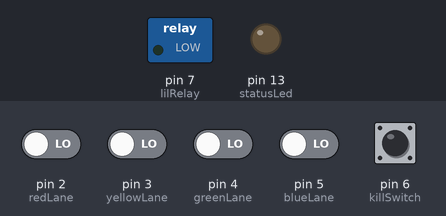
This sketch was run on a simulated Arduino Uno, built with avr-gcc and run on an emulated ATmega328P. Shown: switched loads named in the sketch (green lamp = pin HIGH), output pins drawn as LEDs (lit = HIGH). Dashed ring = blinking. Inputs (shaded band) come from the test bench; at power-on: pin 6 (killSwitch) HIGH, pin 2 (redLane), pin 3 (yellowLane), pin 4 (greenLane), pin 5 (blueLane) LOW.

Above: at 5.2 s.
5.3 s: pin 6 (killSwitch) pulled LOW for 1 s
At 5.42 s:
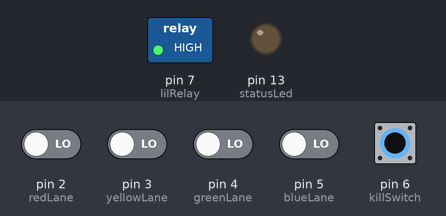
10.8 s: pin 2 (redLane) driven HIGH
At 11.8 s:
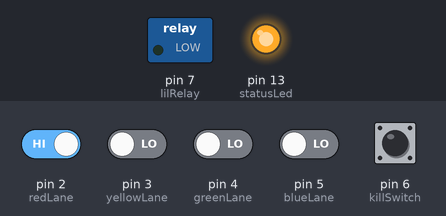
12.3 s: pin 6 (killSwitch) pulled LOW for 0.15 s
At 13.0 s:
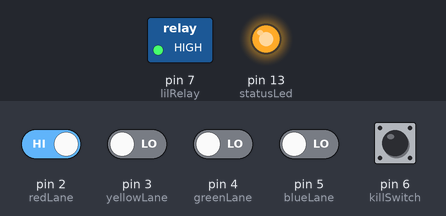
13.9 s: pin 2 (redLane) driven LOW
At 14.2 s:
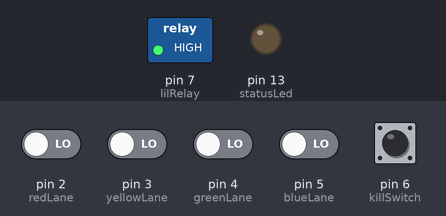
Timing chart, 0 to 16.4 s (numbered marks = the images above; inputs shaded):
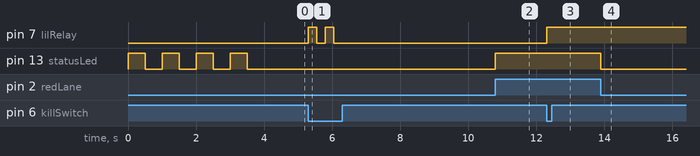

Measured:
- after the input at 5.3 s, pin 7 (lilRelay): alternates HIGH for 0.25 s and LOW for 0.25 s, 4 changes in all, then stays LOW, starting at once
- after the input at 10.8 s, pin 13 (statusLed): LOW → HIGH at once
- after the input at 12.3 s, pin 7 (lilRelay): LOW → HIGH at once
- after the input at 13.9 s, pin 13 (statusLed): HIGH → LOW at once

The sketch:

tiny-rider-light-bridge.ino
```cpp
#include "UnoJoy.h"

const int redLane = 2;
const int yellowLane = 3;
const int greenLane = 4;
const int blueLane = 5;
const int killSwitch = 6;
const int lilRelay = 7;
const int statusLed = 13;

int redBroken = 0;
int yellowBroken = 0;
int greenBroken = 0;
int blueBroken = 0;
int relayOpen = 1;
int redMemory = 0;
int yellowMemory = 0;
int greenMemory = 0;
int blueMemory = 0;

void setup() {
  //Serial.begin(9600);
  pinMode(redLane, INPUT);
  pinMode(yellowLane, INPUT);
  pinMode(greenLane, INPUT);
  pinMode(blueLane, INPUT);
  pinMode(killSwitch, INPUT);
  pinMode(lilRelay, OUTPUT);
  pinMode(statusLed, OUTPUT);

  digitalWrite(killSwitch, HIGH);
  digitalWrite(lilRelay, LOW);

  blink();
  blink();
  blink();
  blink();

  setupUnoJoy();

}

void loop() {
  //delay(20);
  beamEvents();
  killEvent();
  //joystickTest();
}

void toggleRelay() {
  dataForController_t controllerData = getBlankDataForController();
  controllerData.startOn = 1;
  setControllerData(controllerData);

  if (relayOpen == 1) {
    relayOpen = 0;
    digitalWrite(lilRelay, HIGH);
  } else {
    relayOpen = 1;
   digitalWrite(lilRelay, LOW);
  }
  delay(250);
}

void killEvent() {
  int killStatus = digitalRead(killSwitch);
  //Serial.println(killStatus);
  if (killStatus == 0) {
    toggleRelay();
  }
}

void joystickTest() {

   dataForController_t controllerData = getBlankDataForController();
   controllerData.triangleOn = 1;
   controllerData.circleOn = 1;
   controllerData.squareOn = 1;
   controllerData.crossOn = 1;
   setControllerData(controllerData);
   delay(500);

   dataForController_t controllerData1 = getBlankDataForController();
   controllerData1.triangleOn = 1;
   setControllerData(controllerData1);
   delay(500);

   dataForController_t controllerData2 = getBlankDataForController();
   controllerData2.circleOn = 1;
   setControllerData(controllerData2);
   delay(500);

   dataForController_t controllerData3 = getBlankDataForController();
   controllerData3.squareOn = 1;
   setControllerData(controllerData3);
   delay(500);

   dataForController_t controllerData4 = getBlankDataForController();
   controllerData4.crossOn = 1;
   setControllerData(controllerData4);
   delay(500);
}

void blink() {
  digitalWrite(statusLed, HIGH);
  delay(500);
  digitalWrite(statusLed, LOW);
  delay(500);
}

void beamEvents() {
  redBroken = digitalRead(redLane);
  yellowBroken = digitalRead(yellowLane);
  greenBroken = digitalRead(greenLane);
  blueBroken = digitalRead(blueLane);

  dataForController_t controllerData = getBlankDataForController();

  if(redBroken == 1 /*&& redMemory == 0*/) {
    //Serial.println("red: Broken");
    digitalWrite(statusLed, HIGH);
    controllerData.triangleOn = 1;
  }
  else if (yellowBroken == 1 /*&& yellowMemory == 0*/) {
    //Serial.println("yellow: Broken");
    digitalWrite(statusLed, HIGH);
    controllerData.circleOn = 1;
  }
  else if(greenBroken == 1 /* && greenMemory == 0 */) {
    //Serial.println("green: Broken");
    digitalWrite(statusLed, HIGH);
    controllerData.squareOn = 1;
  }
  else if(blueBroken == 1 /*&& blueMemory == 0*/) {
    //Serial.println("blue: Broken");
    digitalWrite(statusLed, HIGH);
    controllerData.crossOn = 1;
  }
  else {
    digitalWrite(statusLed, LOW);
  }

  redMemory = redBroken;
  yellowMemory = yellowBroken;
  greenMemory = greenBroken;
  blueMemory = blueBroken;

  setControllerData(controllerData);

}
```

UnoJoy.h
```cpp
/*  UnoJoy.h
 *   Alan Chatham - 2012
 *    RMIT Exertion Games Lab
 *
 *  This library gives you a standard way to create Arduino code that talks
 *   to the UnoJoy firmware in order to make native USB game controllers.
 *  Functions:
 *   setupUnoJoy()
 *   getBlankDataForController()
 *   setControllerData(dataForController_t dataToSet)
 *
 *   NOTE: You cannot use pins 0 or 1 if you use this code - they are used by the serial communication.
 *         Also, the setupUnoJoy() function starts the serial port at 38400, so if you're using
 *         the serial port to debug and it's not working, this may be your problem.
 *
 *   === How to use this library ===
 *   If you want, you can move this file into your Arduino/Libraries folder, then use it like a normal library.
 *   However, since you'll need to refer to the details of the dataForController_t struct in this file, I would suggest you use
 *    it by adding it to your Arduino sketch manually (in Arduino, go to Sketch->Add file...)
 *
 *  To use this library to make a controller, you'll need to do 3 things:
 *   Call setupUnoJoy(); in the setup() block
 *   Create and populate a dataForController_t type variable and fill it with your data
 *         The getBlankDataForController() function is good for that.
 *   Call setControllerData(yourData); where yourData is the variable from above,
 *         somewhere in your loop(), once you're ready to push your controller data to the system.
 *         If you forget to call sendControllerData in your loop, your controller won't ever do anything
 *
 *  You can then debug the controller with the included Processing sketch, UnoJoyProcessingVisualizer
 *
 *  To turn it into an actual USB video game controller, you'll reflash the
 *   Arduino's communication's chip using the instructions found in the 'Firmware' folder,
 *   then unplug and re-plug in the Arduino.
 *
 *  Details about the dataForController_t type are below, but in order to create and use it,
 *   you'll declare it like:
 *
 *      dataForController_t sexyControllerData;
 *
 *   and then control button presses and analog stick movement with statements like:
 *
 *      sexyControllerData.triangleOn = 1;   // Marks the triangle button as pressed
 *      sexyControllerData.squareOn = 0;     // Marks the square button as unpressed
 *      sexyControllerData.leftStickX = 90;  // Analog stick values can range from 0 - 255
 */

#ifndef UNOJOY_H
#define UNOJOY_H
    #include <stdint.h>
    #include <util/atomic.h>
    #include <Arduino.h>

    // This struct is the core of the library.
    //  You'll create an instance of this and manipulate it,
    //  then use the setControllerData function to send that data out.
    //  Don't change this - the order of the fields is important for
    //  the communication between the Arduino and it's communications chip.
	typedef struct dataForController_t
	{
		uint8_t triangleOn : 1;  // Each of these member variables
		uint8_t circleOn : 1;    //  control if a button is off or on
		uint8_t squareOn : 1;    // For the buttons,
		uint8_t crossOn : 1;     //  0 is off
		uint8_t l1On : 1;        //  1 is on
		uint8_t l2On : 1;
		uint8_t l3On : 1;        // The : 1 here just tells the compiler
		uint8_t r1On : 1;        //  to only have 1 bit for each variable.
                                 //  This saves a lot of space for our type!
		uint8_t r2On : 1;
		uint8_t r3On : 1;
		uint8_t selectOn : 1;
		uint8_t startOn : 1;
		uint8_t homeOn : 1;
		uint8_t dpadLeftOn : 1;
		uint8_t dpadUpOn : 1;
		uint8_t dpadRightOn : 1;

		uint8_t dpadDownOn : 1;
        uint8_t padding : 7;     // We end with 7 bytes of padding to make sure we get our data aligned in bytes

		uint8_t leftStickX : 8;  // Each of the analog stick values can range from 0 to 255
		uint8_t leftStickY : 8;  //  0 is fully left or up
		uint8_t rightStickX : 8; //  255 is fully right or down
		uint8_t rightStickY : 8; //  128 is centered.
                                 // Important - analogRead(pin) returns a 10 bit value, so if you're getting strange
                                 //  results from analogRead, you may need to do (analogRead(pin) >> 2) to get good data
	} dataForController_t;

    // Call setupUnoJoy in the setup block of your program.
    //  It sets up the hardware UnoJoy needs to work properly
    void setupUnoJoy(void);

    // You can also call the set
    void setupUnoJoy(int);

    // This sets the controller to reflect the button and
    // joystick positions you input (as a dataForController_t).
    // The controller will just send a zeroed (joysticks centered)
    // signal until you tell it otherwise with this function.
    void setControllerData(dataForController_t);

    // This function gives you a quick way to get a fresh
    //  dataForController_t with:
    //    No buttons pressed
    //    Joysticks centered
    // Very useful for starting each loop with a blank controller, for instance.
    // It returns a dataForController_t, so you want to call it like:
    //    myControllerData = getBlankDataForController();
    dataForController_t getBlankDataForController(void);


//----- End of the interface code you should be using -----//
//----- Below here is the actual implementation of

  // This dataForController_t is used to store
  //  the controller data that you want to send
  //  out to the controller.  You shouldn't mess
  //  with this directly - call setControllerData instead
  dataForController_t controllerDataBuffer;

  // This updates the data that the controller is sending out.
  //  The system actually works as following:
  //  The UnoJoy firmware on the ATmega8u2 regularly polls the
  //  Arduino chip for individual bytes of a dataForController_t.
  //
  void setControllerData(dataForController_t controllerData){
    // Probably unecessary, but this guarantees that the data
    //  gets copied to our buffer all at once.
    ATOMIC_BLOCK(ATOMIC_FORCEON){
      controllerDataBuffer = controllerData;
    }
  }

  // serialCheckInterval governs how many ms between
  //  checks to the serial port for data.
  //  It shouldn't go above 20 or so, otherwise you might
  //  get unreliable data transmission to the UnoJoy firmware,
  //  since after it sends a request, it waits 25 ms for a response.
  //  If you really need to make it bigger than that, you'll have to
  //  adjust that timeout in the UnoJoy ATmega8u2 firmware code as well.
  volatile int serialCheckInterval = 1;
  // This is an internal counter variable to count ms between
  //  serial check times
  int serialCheckCounter = 0;

  // This is the setup function - it sets up the serial communication
  //  and the timer interrupt for actually sending the data back and forth.
  void setupUnoJoy(void){
    // First, let's zero out our controller data buffer (center the sticks)
    controllerDataBuffer = getBlankDataForController();

    // Start the serial port at the specific, low-error rate UnoJoy uses.
    //  If you want to change the rate, you'll have to change it in the
    //  firmware for the ATmega8u2 as well.  250,000 is actually the best rate,
    //  but it's not supported on Macs, breaking the processing debugger.
    Serial.begin(38400);

    // Now set up the Timer 0 compare register A
    //  so that Timer0 (used for millis() and such)
    //  also fires an interrupt when it's equal to
    //  128, not just on overflow.
    // This will fire our timer interrupt almost
    //  every 1 ms (1024 us to be exact).
    OCR0A = 128;
    TIMSK0 |= (1 << OCIE0A);
  }

  // If you really need to change the serial polling
  //  interval, use this function to initialize UnoJoy.
  //  interval is the polling frequency, in ms.
  void setupUnoJoy(int interval){
    serialCheckInterval = interval;
    setupUnoJoy();
  }

  // This interrupt gets called approximately once per ms.
  //  It counts how many ms between serial port polls,
  //  and if it's been long enough, polls the serial
  //  port to see if the UnoJoy firmware requested data.
  //  If it did, it transmits the appropriate data back.
  ISR(TIMER0_COMPA_vect){
    serialCheckCounter++;
    if (serialCheckCounter >= serialCheckInterval){
      serialCheckCounter = 0;
      // If there is incoming data stored in the Arduino serial buffer
      while (Serial.available() > 0) {
        pinMode(13, OUTPUT);
        //digitalWrite(13, HIGH);
        // Get incoming byte from the ATmega8u2
        byte inByte = Serial.read();
        // That number tells us which byte of the dataForController_t struct
        //  to send out.
        Serial.write(((uint8_t*)&controllerDataBuffer)[inByte]);
        //digitalWrite(13, LOW);
      }
    }
  }

  // Returns a zeroed out (joysticks centered)
  //  dataForController_t variable
  dataForController_t getBlankDataForController(void){
    // Create a dataForController_t
    dataForController_t controllerData;
    // Make the buttons zero
    controllerData.triangleOn = 0;
    controllerData.circleOn = 0;
    controllerData.squareOn = 0;
    controllerData.crossOn = 0;
    controllerData.l1On = 0;
    controllerData.l2On = 0;
    controllerData.l3On = 0;
    controllerData.r1On = 0;
    controllerData.r2On = 0;
    controllerData.r3On = 0;
    controllerData.dpadLeftOn = 0;
    controllerData.dpadUpOn = 0;
    controllerData.dpadRightOn = 0;
    controllerData.dpadDownOn = 0;
    controllerData.selectOn = 0;
    controllerData.startOn = 0;
    controllerData.homeOn = 0;
    //Set the sticks to 128 - centered
    controllerData.leftStickX = 128;
    controllerData.leftStickY = 128;
    controllerData.rightStickX = 128;
    controllerData.rightStickY = 128;
    // And return the data!
    return controllerData;
  }

#endif
```
